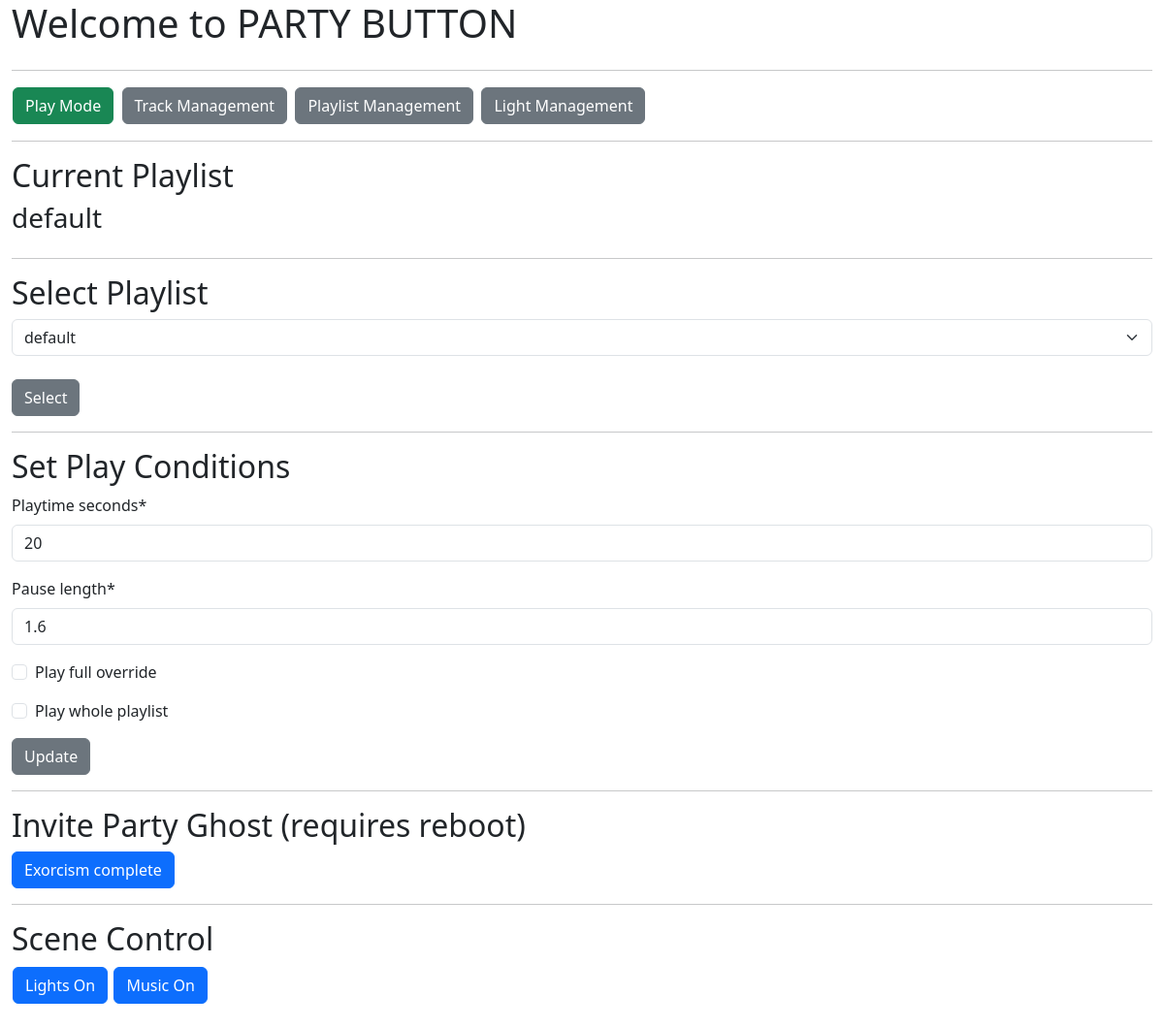
Screenshot of /selectplaylist/ with the database file from the repository.
### mp3_manager/models.py (models this page shows, shortened)
class Playtime(models.Model):
    playtime_seconds = models.IntegerField(blank=False, null=False,
                                  default=20,
                                  validators=[MinValueValidator(0),
                                              MaxValueValidator(600)])
    play_full_override = models.BooleanField(blank=False, null=False,
                                             default=False)
    play_whole_playlist = models.BooleanField(blank=False, null=False,
                                             default=False)
    playlist_selection = models.ForeignKey(Playlist, null=True,
                                           on_delete=models.PROTECT)
    lights_only = models.BooleanField(blank=False, null=False,
                                             default=False)
    music_only = models.BooleanField(blank=False, null=False,
                                             default=False)
    ghost = models.BooleanField(blank=False, null=False,
                                             default=False)
    pause_length = models.FloatField(blank=False, null=False,
                                     default=2.0,
                                     validators=[MinValueValidator(0),
                                     MaxValueValidator(60)])

class Playlist(models.Model):
    name = models.CharField(max_length=256)
    class Meta:
        ordering = ["name"]
    def __str__(self):
        return self.name

### mp3_manager/views.py (the view, shortened to what this page needs)
# urls.py: path("selectplaylist/", views.IndexView.as_view(), name='selectplaylist'),
class IndexView(generic.ListView, FormMixin):
    form_class = PlaytimeForm
    template_name = "mp3_manager/index.html"
    context_object_name = "tracks_list"
    def get(self, request):
        playlists = Playlist.objects.all()
        playtime = Playtime.objects.all()[0]
        return render(request, self.template_name,
                      {"playtime": playtime,
                       "playtimeform": PlaytimeForm(instance=playtime),
                       "playlists": playlists})

### mp3_manager/form.py
class PlaytimeForm(ModelForm):
    class Meta:
        model = Playtime
        fields = ["playtime_seconds", "pause_length", "play_full_override",
                  "play_whole_playlist"]

### mp3_manager/templates/mp3_manager/index.html (shortened to what this page needs)
{% extends "./base.html" %}
{% load crispy_forms_tags %}
{% block content %}
  <div class="row">
    <div class="col">
      <table>
      <tr><td NOWRAP>
      <a href="/"><button type="button" class="btn btn-success">Play Mode</button></a>&nbsp;
      <a href="/tracks"><button type="button" class="btn btn-secondary">Track Management</button></a>&nbsp;
      <a href="/playlists"><button type="button" class="btn btn-secondary">Playlist Management</button></a>&nbsp;
      <a href="/lights"><button type="button" class="btn btn-secondary">Light Management</button></a>&nbsp;
      </td></tr>
      </table>
    </div>
  </div>
  <hr>
  <div class="row">
    <div class="col">
      <h2>Current Playlist</h2>
      <h3>{{ playtime.playlist_selection }}</h3>
    </div>
  </div>
  <hr>
  <div class="row">
    <div class="col">
       <h2>Select Playlist</h2>
       <form id="selectplaylist_form" id="selectplaylist_form" action={% url 'mp3_manager:selectplaylist' %} method="post" enctype="multipart/form-data">
        <select  class="form-select"  id="playlist_selection" name="playlist_selection">
        {% for playlist in playlists %}
          <option value="{{ playlist.pk }}">{{ playlist }}</option>
        {% endfor %}
        </select><br>
        <input class="btn btn-secondary" type="submit" form="selectplaylist_form" value="Select" id="selectplaylist_submit" name="selectplaylist_submit"></input>
       </form>
    </div>
  </div>
  <hr>
  <div class="row">
      <div class="col">
         <h2>Set Play Conditions</h2>
         <form id="playtime_form" id="name_form" action={% url 'mp3_manager:index' %} method="post" enctype="multipart/form-data">
          {{ playtimeform|crispy }}
         <input class="btn btn-secondary" type="submit" form="playtime_form" value="Update" id="playtime_update" name="playtime_update"></input>
         </form>
      </div>
  </div>
  <hr>
  <div class="row">
    <div class="col">
       <h2>Invite Party Ghost (requires reboot)</h2>
       <form id="ghostctl_form" id="ghostsctl_form" action={% url 'mp3_manager:index' %} method="post" enctype="multipart/form-data">
        {% if playtime.ghost == True %}
          <input type="submit" class="btn btn-success" value="Party Haunted" form="ghostctl_form" id="ghostctl_submit" name="ghostctl_submit">
        {% else %}
          <input type="submit" class="btn btn-primary" value="Exorcism complete" form="ghostctl_form" id="ghostctl_submit" name="ghostctl_submit">
        {% endif %}
      </form>
    </div>
  </div>
  <hr>
  <div class="row">
    <div class="col">
      <h2>Scene Control</h2>
      <table>
      <tr>
      <td>
      <form id="lightsctl_form" id="lightsctl_form" action={% url 'mp3_manager:index' %} method="post" enctype="multipart/form-data">
        {% if playtime.lights_only == True %}
          <input type="submit" class="btn btn-success" value="Lights Only" form="lightsctl_form" id="lightsctl_submit" name="lightsctl_submit">
        {% else %}
          {% if playtime.music_only == True %}
            <input type="submit" class="btn btn-danger" value="Lights Off" form="lightsctl_form" id="lightsctl_submit" name="lightsctl_submit">
          {% else %}
            <input type="submit" class="btn btn-primary" value="Lights On" form="lightsctl_form" id="lightsctl_submit" name="lightsctl_submit">
          {% endif %}
        {% endif %}
      </form>
      </td>
      <td>
        <form id="musicctl_form" id="musicctl_form" action={% url 'mp3_manager:index' %} method="post" enctype="multipart/form-data">
          {% if playtime.music_only == True %}
          &nbsp;<input type="submit" class="btn btn-success" value="Music Only" form="musicctl_form" id="musicctl_submit" name="musicctl_submit">
        {% else %}
          {% if playtime.lights_only == True %}
          &nbsp;<input type="submit" class="btn btn-danger" value="Music Off" form="musicctl_form" id="musicctl_submit" name="musicctl_submit">
          {% else %}
          &nbsp;<input type="submit" class="btn btn-primary" value="Music On" form="musicctl_form" id="musicctl_submit" name="musicctl_submit">
          {% endif %}
        {% endif %}
      </form>
      </td>
      </tr>
      </table>
    </div>
</div>
{% endblock %}

### mp3_manager/static/css/style.css (style rules this page uses)
h2 { color: maroon; }
a:link { color: white; text-decoration: none; }

### rows the page displays
Playtime: playlist_selection "default", playtime_seconds "20", pause_length "1.6"

### other values shown
form field playlist_selection "default"
